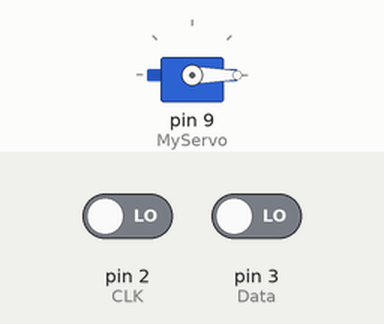
Recording of a sketch running on a simulated Arduino Uno, built with avr-gcc and run on an emulated ATmega328P. Shown: servo. Inputs (shaded band) come from the test bench; at power-on: pin 2 (CLK) LOW, pin 3 (Data) LOW. What the sketch prints to the serial monitor is not drawn.

Above: at 1.2 s.
1.3 s: pin 2 (CLK) driven HIGH
Timing chart, 0 to 4.3 s (numbered marks = the images above; inputs shaded):
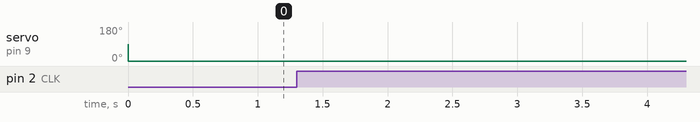

Measured:
- after the input at 1.3 s, every drawn part: stays the same

The sketch:

Fagdag_19mar2021_Servo_styrt_av_pulsgivar.ino
```cpp
#include <Servo.h>    //Importerar Servo library for styring av Servoen
Servo MyServo;
int tellar = 0;       //Tellaren brukt til å lese av betjening av pulsgivaren
int Vinkel = 0;           //Variabel brukt til servostyring
const int CLK = 2;    //Variabel for Arduino pinnen kopla til CLK  (CW Rotasjon av pulsgivar)
const int Data = 3;   //Variabel for Arduino pinnen kopla til Data (CCW Rotasjon av pulsgivar)
const int SW = 4;     //Variabel for Arduino pinnen kopla til SW
int PosisjonData = 0; //Variabel for å lesa av input frå Data pinnen
int PosisjonCLK = 0;  //Variabel for å lesa av input frå CLK pinnen
int SisteposCLK;      //Variabel for å lesa av siste posisjon til CLK
void setup() {
  // put your setup code here, to run once:
MyServo.attach(9);      //Utgong til Servo pin 9
pinMode (Data, INPUT);  //Pulsgivar Data pin 3
pinMode (CLK, INPUT);   //Pulsgivar CLK pin 2
pinMode (SW, INPUT);    //Pulsgivar SW pin 4
Serial.begin(9600);     //Monitor for funksjonsprøvinga
SisteposCLK = digitalRead(CLK);
}

void loop() {
  // put your main code here, to run repeatedly:

//Koden under leser av og bearbeidar signal frå Rotasjonspulsgivaren, og legg den inn i Serial monitoren
PosisjonCLK = digitalRead(CLK);     //Variabelen som skal lesa av CLK frå pulsgivar
PosisjonData = digitalRead(Data);   //Variabelen som skal lesa av Data frå pulsgivar

if (PosisjonCLK != SisteposCLK && PosisjonCLK ==1) {
  if (PosisjonData != PosisjonCLK) {
    tellar --;  //Pulsgivar rotert CCW
  }
  else {
    tellar ++; //Pulsgivar rotert CW
  }
  Serial.print("Vinkel: ");   //Her printar vi verdiane i serial monitoren for å få oversikt over verdiar ved funksjonstest.
  Serial.print(tellar * 10);  //Visar vinkelen til servo
  Serial.print(", Tellar: ");
  Serial.println(tellar);
}
SisteposCLK = PosisjonCLK;
delay(1);
//Koden under her overfører data frå Tellar til utgang for Servoen
Vinkel = tellar * 10; //Her kan ein forandre multiplikatoren til høgare verdi for aukt sensitivitet, eller lavare for minska sensitivitet.
MyServo.write(Vinkel);
}
```
